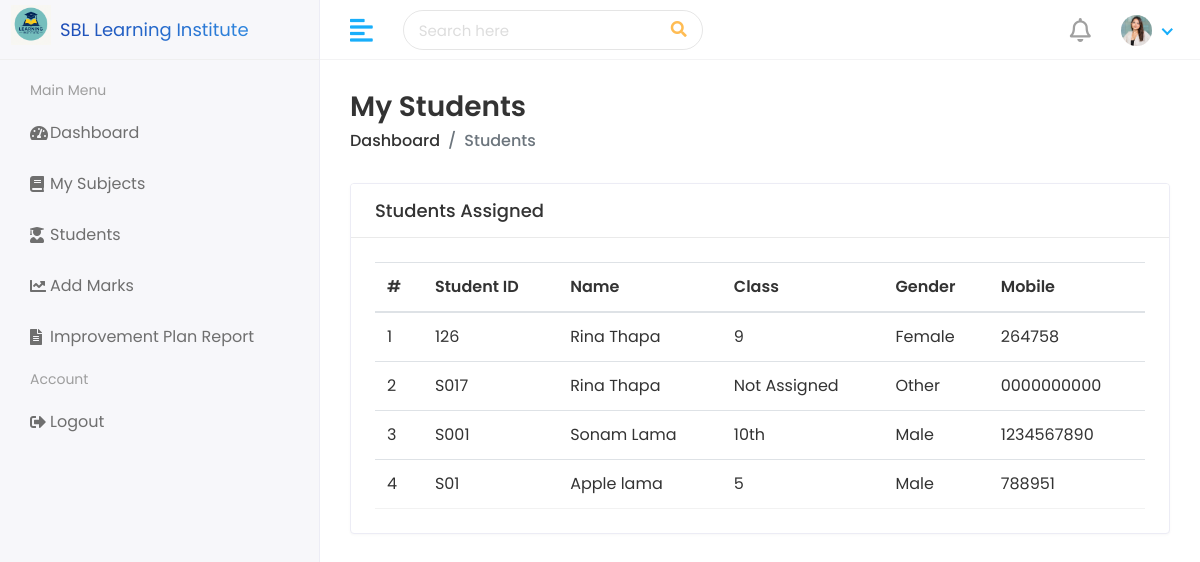
Before: /teacher/students/ (signed in) with the older database file.
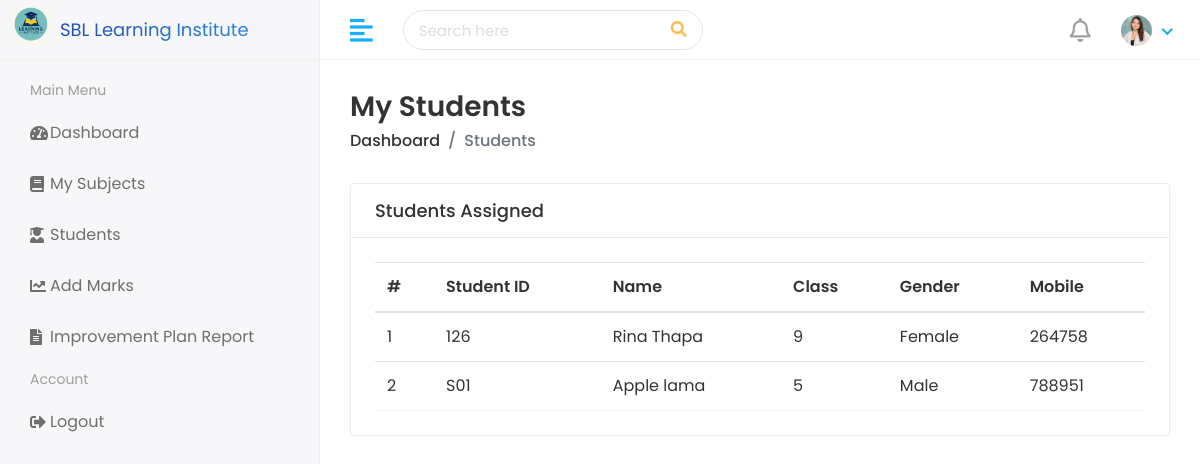
After: the same page with the newer database file.
### student/models.py (models this page shows, shortened)
class Student(models.Model):
    user = models.OneToOneField(
        settings.AUTH_USER_MODEL,
        on_delete=models.SET_NULL,
        null=True,
        blank=True
    )
    first_name = models.CharField(max_length=100)
    last_name = models.CharField(max_length=100)
    student_id = models.CharField(max_length=100, unique=True)
    gender = models.CharField(
        max_length=10,
        choices=[
            ('Male', 'Male'),
            ('Female', 'Female'),
            ('Other', 'Other'),
        ]
    )
    date_of_birth = models.DateField(null=True, blank=True)
    student_class = models.CharField(max_length=100)
    religion = models.CharField(max_length=50)
    joining_date = models.DateField(null=True, blank=True)
    mobile_number = models.CharField(max_length=10)
    student_image = models.ImageField(
        upload_to='student_images/',
        null=True,
        blank=True
    )
    parent = models.OneToOneField(
        Parent,
        on_delete=models.SET_NULL,
        null=True,
        blank=True
    )
    slug = models.SlugField(
        max_length=255,
        unique=True,
        null=True,
        blank=True
    )
    teacher = models.ForeignKey(
        'teacher.Teacher',
        on_delete=models.SET_NULL,
        null=True,
        blank=True,
        related_name='assigned_students'
    )

### teacher/views.py (the view)
# urls.py: path('students/', views.teacher_students, name='teacher_students'),
@login_required
def teacher_students(request):
    teacher = get_object_or_404(Teacher, user=request.user)
    students = Student.objects.filter(teacher=teacher)
    return render(request, "teachers/teacher-students.html", {"students": students})

### templates/teachers/teacher-students.html
{% extends 'TMS/base.html' %}
{% load static %}
{% block content %}
<div class="page-wrapper">
  <div class="content container-fluid">
    <div class="page-header">
      <div class="row">
        <div class="col-sm-12">
          <h3 class="page-title">My Students</h3>
          <ul class="breadcrumb">
            <li class="breadcrumb-item"><a href="{% url 'teacher_dashboard' %}">Dashboard</a></li>
            <li class="breadcrumb-item active">Students</li>
          </ul>
        </div>
      </div>
    </div>
    <div class="card">
      <div class="card-header d-flex justify-content-between align-items-center">
        <h5 class="card-title mb-0">Students Assigned</h5>
      </div>
      <div class="card-body">
        <div class="table-responsive">
          <table class="table table-hover mb-0">
            <thead>
              <tr>
                <th>#</th>
                <th>Student ID</th>
                <th>Name</th>
                <th>Class</th>
                <th>Gender</th>
                <th>Mobile</th>
              </tr>
            </thead>
            <tbody>
              {% for student in students %}
              <tr>
                <td>{{ forloop.counter }}</td>
                <td>{{ student.student_id }}</td>
                <td>{{ student.first_name }} {{ student.last_name }}</td>
                <td>{{ student.student_class }}</td>
                <td>{{ student.gender }}</td>
                <td>{{ student.mobile_number }}</td>
              </tr>
              {% empty %}
              <tr>
                <td colspan="6" class="text-center text-muted">No students found for your subjects.</td>
              </tr>
              {% endfor %}
            </tbody>
          </table>
        </div>
      </div>
    </div>
  </div>
</div>
{% endblock %}

Changed rows visible on the page:
removed Student: student_id "S017", first_name "Rina", last_name "Thapa", student_class "Not Assigned", gender "Other", mobile_number "0000000000"
removed Student: student_id "S001", first_name "Sonam", last_name "Lama", student_class "10th", gender "Male", mobile_number "1234567890"
